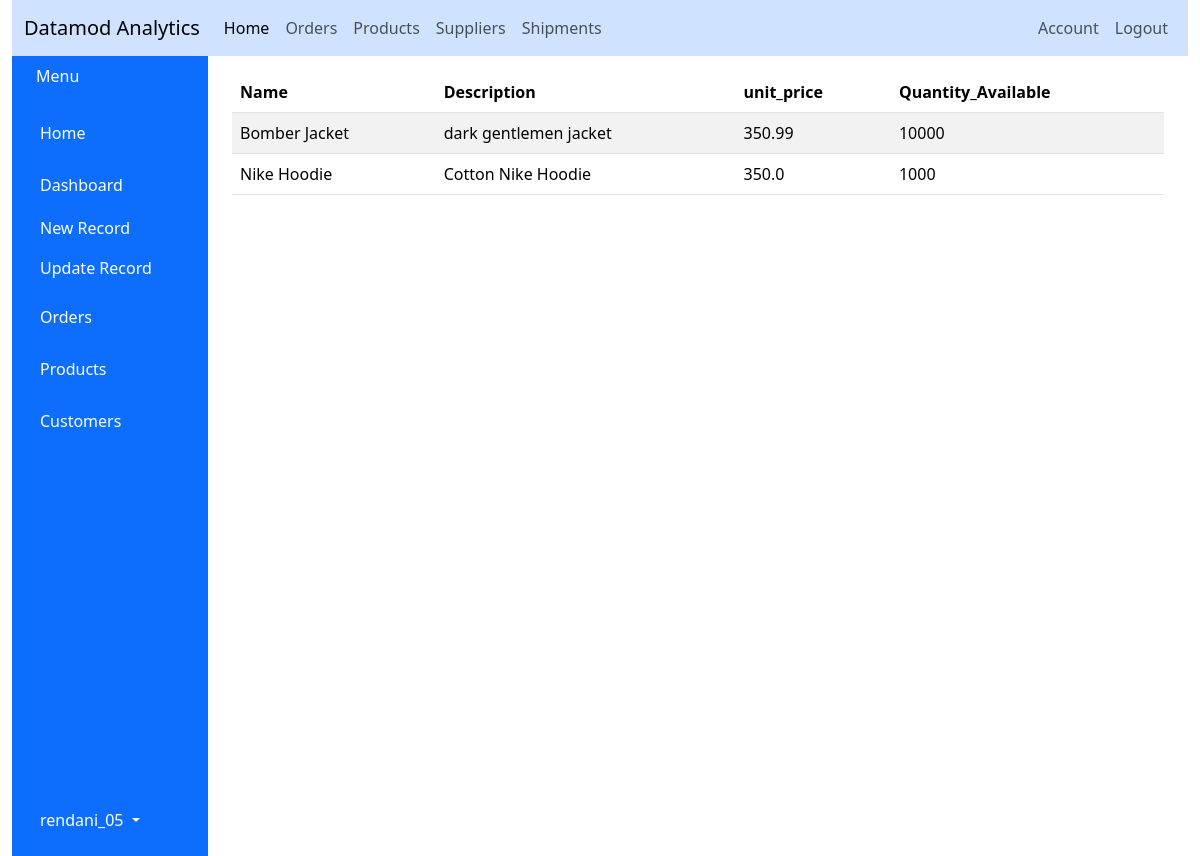
The page /products (signed in) on the database its author committed.
### dashboard/models.py (models this page shows)
class User(db.Model, UserMixin):
    id = db.Column(db.Integer, primary_key=True, nullable=False)
    username = db.Column(db.String(20), unique=True, nullable=False)
    password= db.Column(db.String(60), nullable=False)
    """Create the __repr__ method that returns a printable representation of the object"""
    def __repr__(self):
        return f'User("{self.id}", "{self.username}")'

class Products(db.Model):
    id = db.Column(db.Integer, primary_key=True,  nullable=False)
    name = db.Column(db.String(128), nullable=False)
    description = db.Column(db.Text)
    unit_price = db.Column(db.Float(5), nullable=False, default=0)
    quantity_available = db.Column(db.Integer, nullable=False)
    """Create the __repr__ method that returns a printable representation of the object"""
    def __repr__(self):
        return f'Products("{self.name}", "{self.unit_price}", "{self.quantity_available}")'

### dashboard/routes.py (the view)
@app.route("/products")
@login_required
def product():
    product = Products.query
    return render_template('products.html', title="Products", product=product)

### dashboard/models.py (called while the page is built)
@login_manager.user_loader
def load_user(user_id):
    return User.query.get(int(user_id))

### dashboard/templates/products.html
{% extends "layout.html" %}
{% block content %}
    <div class="container">
        <table class="table table-striped">
	    <thead>
	        <tr>
		    <th>Name</th>
		    <th>Description</th>
		    <th>unit_price</th>
		    <th>Quantity_Available</th>
	        </tr>
	    </thead>
	    <tbody>
	        {% for products in product %}
		    <tr>
		        <td>{{ products.name }}</td>
		        <td>{{ products.description }}</td>
		        <td>{{ products.unit_price }}</td>
		        <td>{{ products.quantity_available }}</td>
		    </tr>
	        {% endfor %}
	    </tbody>
        </table>
    </div>
{% endblock content %}

### dashboard/templates/layout.html (shortened to what this page needs)
<!DOCTYPE html>
<html lang="en">
    <head>
	<link href="https://cdn.jsdelivr.net/npm/bootstrap@5.3.3/dist/css/bootstrap.min.css" rel="stylesheet"
	<link rel="stylesheet" href="https://cdnjs.cloudflare.com/ajax/libs/font-awesome/5.15.4/css/all.min.css"/>
    </head>
    <body>
	<div class="container-fluid">
	    <nav class="navbar navbar-expand-lg bg-primary-subtle">
    	        <div class="container-fluid">
        	    <span class="navbar-brand mb-0 h1">Datamod Analytics</span>
        	    <ul class="navbar-nav me-auto mb-2 mb-lg-0">
            	        <li class="nav-item">
                    	    <a class="nav-link active" aria-current="page" href="{{ url_for('home') }}">Home</a>
            		</li>
            		<li class="nav-item">
                    	    <a class="nav-link" href="{{ url_for('order') }}">Orders</a>
            		</li>
             		<li class="nav-item">
                     	    <a class="nav-link" href="{{ url_for('product') }}">Products</a>
            		</li>
             		<li class="nav-item">
                     	    <a class="nav-link" href="{{ url_for('supplier') }}">Suppliers</a>
            		</li>
             		<li class="nav-item">
                     	    <a class="nav-link" href="{{ url_for('shipment') }}">Shipments</a>
            		</li>
        	    </ul>
        	    <div class="navbar-nav">
            		{% if current_user.is_authenticated %}
			    <a class="nav-item nav-link" href="{{ url_for('account') }}">Account</a>
               		    <a class="nav-item nav-link" href="{{ url_for('logout') }}">Logout</a>
            		{% else %}
                	    <a class="nav-item nav-link" href="{{ url_for('login') }}">Login</a>
            		{% endif %}
        	    </div>
    		</div>
	    </nav>
	    <div class="container-fluid">
		<div class="row flex-nowrap">
		    <div class="col-auto col-md-3 col-xl-2 px-sm-2 px-0 bg-primary">
			<div class="d-flex flex-column align-items-center align-items-sm-start px-3 pt-2 text-white min-vh-100">
			    <a href="/" class="d-flex align-items-center pb-3 mb-md-0 me-md-auto text-white text-decoration-none">
			    	<span class"fs-5 d-none d-sm-inline">Menu</span>
			    </a>
			    <ul class="nav nav-pills flex-column mb-sm-auto mb-0 align-items-center align-items-sm-start" id="menu">
			    	<li class="nav-item text-white">
				    <a href="#" class="nav-link align-middle px-0 text-white">
					<span class="ms-1 d-none d-sm-inline">Home</span>
				    </a>
				</li>
				<li>
				    <a href="#submenu1" data-bs-toggele="collapse" class="nav-link px-0 align-middle text-white">
					<span class="ms-1 d-none d-sm-inline">Dashboard</span>
				    </a>
				    <ul class="collapse show nav flex-column ms-1" id="submenu1" data-bs-parent="#menu">
					<li class="w-100">
					    <a href="{{ url_for('new_supplier') }}" class="nav-link px-0 text-white">
					        <span class="d-none d-sm-inline">New Record</span>
					    </a>
					</li>
					<li>
					    <a href="#" class="nav-link px-0 text-white">
					        <span class="d-none d-sm-inline">Update Record</span>
					    </a>
					</li>
				    </ul>
				</li>
				<li>
				    <a href="#" class="nav-link px-0 align-middle text-white">
					<span class="ms-1 d-none d-sm-inline">Orders</span>
				    </a>
				</li>
				<li>
				    <a href="#" class="nav-link px-0 align-middle text-white">
					<span class="ms-1 d-none d-sm-inline">Products</span>
				    </a>
				</li>
				<li>
				    <a href="#" class="nav-link px-0 align-middle text-white">
					<span class="ms-1 d-none d-sm-inline">Customers</span>
				    </a>
				</li>
			    </ul>
			    <div class="dropdown pb-4">
			    {% if current_user %}
				<a href="#" class="d-flex align-items-center text-white text-decoration-none dropdown-toggle"
				id="dropdownUser1" data-bs-toggle="dropdown" aria-expanded="false">
				    <span class="d-none d-sm-inline mx-1">{{ current_user.username }}</span>
				</a>
			    {% endif %}
			    </div>
			</div>
		    </div>
		    <div class="col py-3">
		        {% block content %}{% endblock %}
		    </div>
		</div>
	    </div>
        </div>
    </body>
</html>

### rows shown on the page
User: username "rendani_05"
Products: name "Bomber Jacket", description "dark gentlemen jacket", unit_price "350.99", quantity_available "10000"
Products: name "Nike Hoodie", description "Cotton Nike Hoodie", unit_price "350.0", quantity_available "1000"
